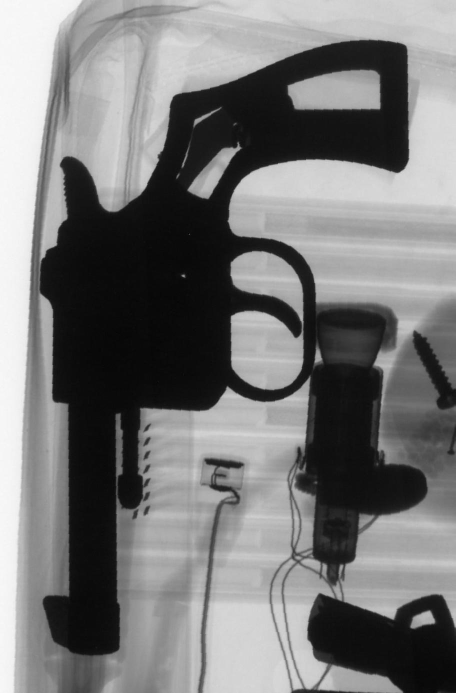
#> input picture listings/images/objects/test/class_0/B0079_0061.jpg, 911 x 1386 px (shown at 1/2 size); its folder holds only this picture in this run
$ python -i extraction.py   (imports and definitions only)
#> lines starting #> are read from the running program, lines starting #| are printed output that depends on the picture
#> further down, picture is the input picture: shape (1386, 911, 3); min 0, max 255, mean 119.7
import numpy as np
import pandas as pd
import cv2
import matplotlib.pyplot as plt
from scipy.ndimage.morphology import binary_dilation as imdilate
from scipy.fftpack import dct
from skimage.segmentation import find_boundaries
from pybalu.feature_extraction import lbp_features # > pip3 install scipy==1.2
from pybalu.feature_extraction import gabor_features # > pip3 install scipy==1.2
from pybalu.feature_extraction import haralick_features # > pip3 install scipy==1.2
from pybalu.feature_extraction import fourier_features # > pip3 install scipy==1.2
from pybalu.feature_extraction import hog_features # > pip3 install scipy==1.2
from pybalu.feature_extraction import basic_int_features # > pip3 install scipy==1.2
from pybalu.feature_extraction import basic_geo_features # > pip3 install scipy==1.2
from pybalu.feature_extraction import fourier_des_features # > pip3 install scipy==1.2
from pybalu.feature_extraction import hugeo_features # > pip3 install scipy==1.2
from pybalu.feature_extraction import flusser_features # > pip3 install scipy==1.2
from pybalu.feature_extraction import gupta_features # > pip3 install scipy==1.2
from pybalu.img_processing import segbalu # > pip3 install scipy==1.2
from pyxvis.processing.images import Edge, im_grad
from pyxvis.processing.helpers.kfunctions  import gaussian_kernel
from pyxvis.processing.segmentation import seg_bimodal
from pyxvis.io.misc import dirfiles
from pyxvis.io.plots import get_image


# [132 lines left out: functions extract_features, extract_features_image, extract_features_dir, extract_features_labels, not called in this run]


def fourier_features(I,region=None,Nfourier=64,Mfourier=64,nfourier=4,mfourier=4):
#> called with Nfourier = 64, Mfourier = 64, nfourier = 4, mfourier = 4
    if region is None:
        region = np.ones_like(I)
    I[region == 0] = 0
    Im       = cv2.resize(I,(Nfourier,Mfourier))
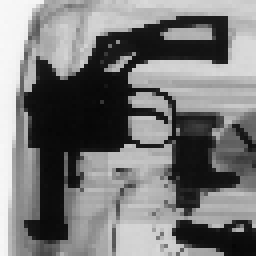
#> Im: shape (64, 64, 3) (shown 4 times larger); min 6, max 248, mean 119.9
    FIm      = np.fft.fft2(Im)
    Y        = FIm[0:int(Nfourier/2),0:int(Mfourier/2)]
    x        = np.abs(Y)
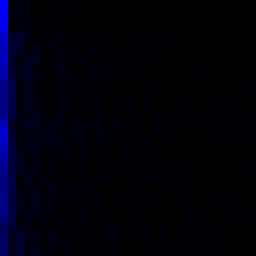
#> x: shape (32, 32, 3) float64 (shown 8 times larger); mean of channels 0, 1, 2 1792.5, 0, 0; drawn with min black and max white
    F        = cv2.resize(x,(nfourier,mfourier))
#> (the run stopped early here; a loop or call above may not have finished)

$ run again, on listings/images/objects/test/class_0/B0079_0065.jpg
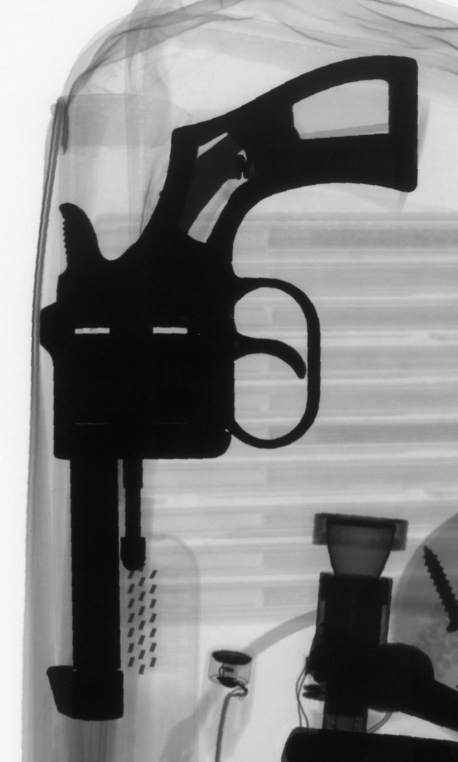
#> input picture listings/images/objects/test/class_0/B0079_0065.jpg, 916 x 1524 px (shown at 1/2 size)
#> picture is the input picture: shape (1524, 916, 3); min 0, max 255, mean 130.9
#> in fourier_features, `Im       = cv2.resize(I,(Nfourier,Mfourier))`:
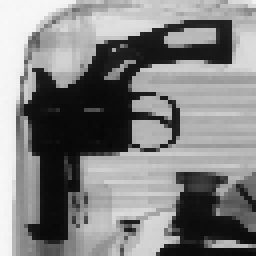
#> Im: shape (64, 64, 3) (shown 4 times larger); min 7, max 248, mean 130.3
#> in fourier_features, `x        = np.abs(Y)`:
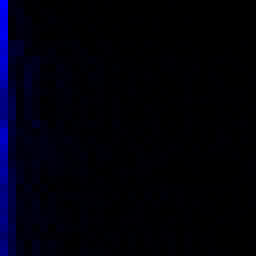
#> x: shape (32, 32, 3) float64 (shown 8 times larger); mean of channels 0, 1, 2 1821.8, 0, 0; drawn with min black and max white

$ run again, on listings/images/objects/test/class_0/B0079_0074.jpg
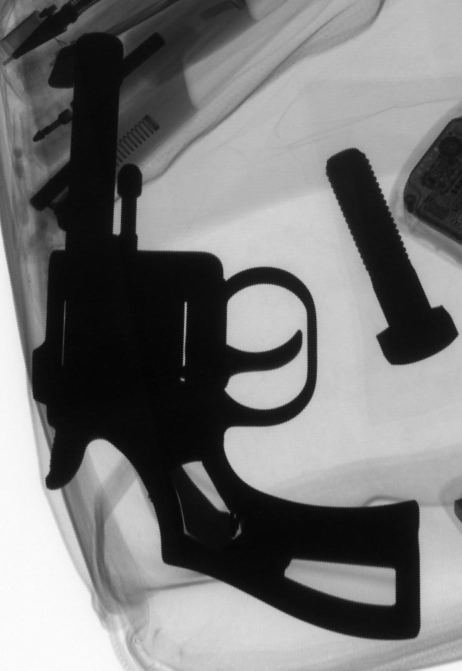
#> input picture listings/images/objects/test/class_0/B0079_0074.jpg, 923 x 1342 px (shown at 1/2 size)
#> picture is the input picture: shape (1342, 923, 3); min 0, max 254, mean 119.8
#> in fourier_features, `Im       = cv2.resize(I,(Nfourier,Mfourier))`:
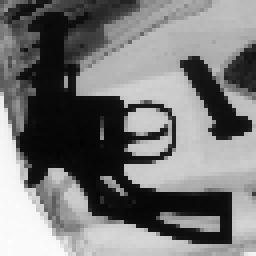
#> Im: shape (64, 64, 3) (shown 4 times larger); min 4, max 252, mean 119.8
#> in fourier_features, `x        = np.abs(Y)`:
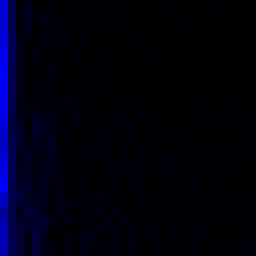
#> x: shape (32, 32, 3) float64 (shown 8 times larger); mean of channels 0, 1, 2 1612.2, 0, 0; drawn with min black and max white
